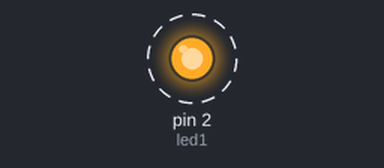
Bench run of a sketch on a simulated Arduino Uno, built with avr-gcc and run on an emulated ATmega328P. Shown: output pins drawn as LEDs (lit = HIGH). Dashed ring = blinking.

Above: at 0.1 s.
Timing chart, 0 to 3.0 s (numbered marks = the images above):
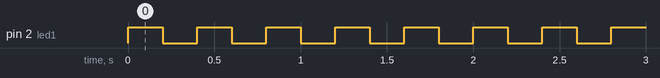

The sketch:

Led.ino
```cpp
const int led1=2;
void setup() {

  pinMode(led1, OUTPUT);
}

void loop() {
  //S
  digitalWrite(led1, HIGH);
  delay(200);
  digitalWrite(led1, LOW);
  delay(200);
}
```

Measured:
- by itself, pin 2 (led1): alternates HIGH for 0.20 s and LOW for 0.20 s
